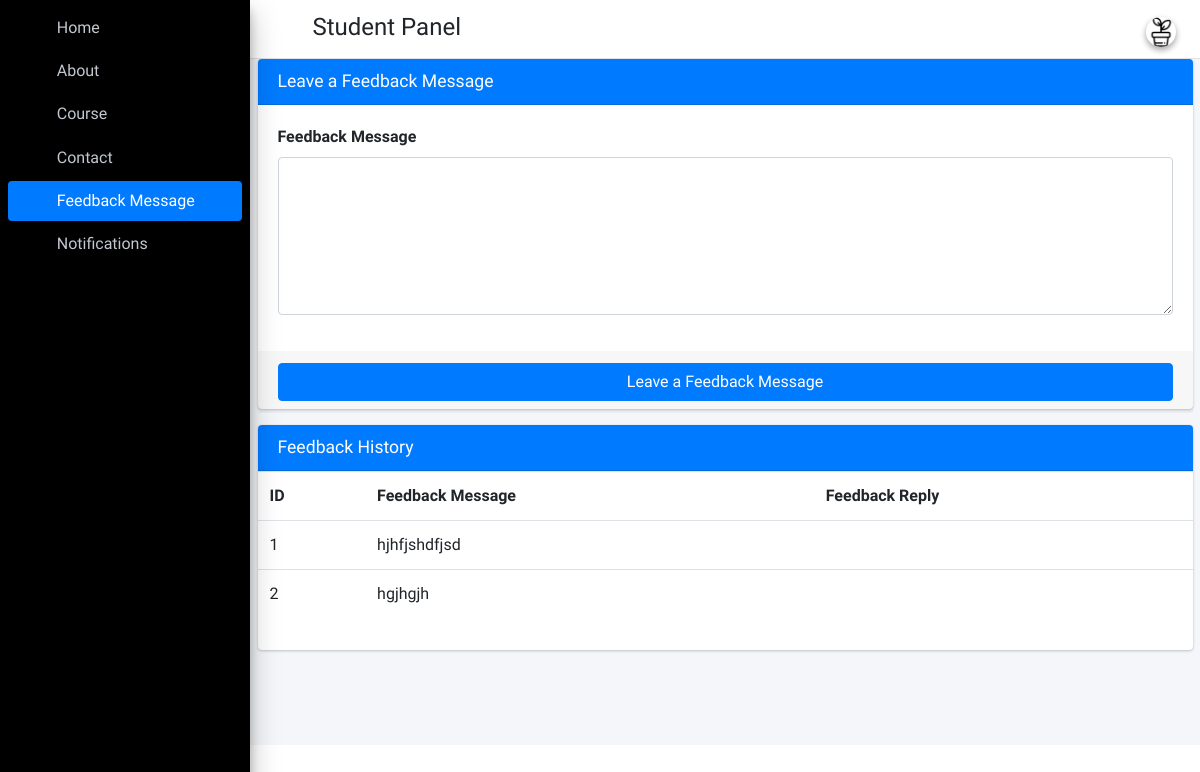
Screenshot of /student_feedback (signed in) with the database file from the repository.
### student_app/models.py (models this page shows)
class Students(models.Model):
    id=models.AutoField(primary_key=True)
    admin=models.OneToOneField(CustomUser,on_delete=models.CASCADE)
    gender=models.CharField(max_length=255)
    profile_pic=models.FileField()
    city = models.CharField(max_length=255)
    country = models.CharField(max_length=255)
    date_of_birth = models.DateField()
    address=models.TextField()
    created_at=models.DateTimeField(auto_now_add=True)
    updated_at=models.DateTimeField(auto_now_add=True)
    fcm_token=models.TextField(default="")
    objects = models.Manager()

class FeedBackStudent(models.Model):
    id = models.AutoField(primary_key=True)
    student_id = models.ForeignKey(Students, on_delete=models.CASCADE)
    feedback = models.TextField()
    feedback_reply = models.TextField()
    created_at = models.DateTimeField(auto_now_add=True)
    updated_at = models.DateTimeField(auto_now_add=True)
    objects = models.Manager()

### student_app/StudentViews.py (the view)
# urls.py: path('student_feedback', StudentViews.student_feedback, name="student_feedback"),
def student_feedback(request):
    staff_id=Students.objects.get(admin=request.user.id)
    feedback_data=FeedBackStudent.objects.filter(student_id=staff_id)
    student=Students.objects.get(admin=request.user.id)
    return render(request,"student_template/student_feedback.html",{"feedback_data":feedback_data,"student":student})

### student_app/templates/student_template/student_feedback.html (shortened to what this page needs)
{% extends 'student_template/base_template.html' %}
{% block main_content %}
    <section>
      <div class="container-fluid">
              <div class="row">
              <div class="col-md-12">
            <div class="card card-primary" style="height:350px">
              <div class="card-header">
                <h3 class="card-title">Leave a Feedback Message</h3>
              </div>
               <form action="{% url 'student_feedback_save' %}" method="post">
                <div class="card-body">
                  <div class="form-group">
                    <label>Feedback Message</label>
                    <textarea class="form-control" rows="6" name="feedback_msg"></textarea>
                  </div>
                </div>
                <div class="card-footer">
                  <button type="submit" class="btn btn-primary btn-block" id="fetch_student">Leave a Feedback Message</button>
                </div>
               </form>
            </div>
           <div class="card card-primary">
              <div class="card-header">
                <h3 class="card-title">Feedback History</h3>
              </div>
               <div class="table">
               <table class="table">
                   <tr>
                       <th>ID</th>
                       <th>Feedback Message</th>
                       <th>Feedback Reply</th>
                   </tr>
                   {% for row in feedback_data %}
                        <tr>
                            <td>{{ row.id }}</td>
                            <td>{{ row.feedback }}</td>
                            <td>{{ row.feedback_reply }}</td>
                        </tr>
                   {% endfor %}
               </table>
               </div>
            </div>
          </div>
          </div>
      </div>
    </section>
{% endblock main_content %}

### student_app/templates/student_template/base_template.html (shortened to what this page needs)
{% load static %}
<!DOCTYPE html>
<html>
<head>
  <link rel="stylesheet" href="{% static "plugins/fontawesome-free/css/all.min.css" %}">
  <link rel="stylesheet" href="https://code.ionicframework.com/ionicons/2.0.1/css/ionicons.min.css">
  <link rel="stylesheet" href="{% static "plugins/tempusdominus-bootstrap-4/css/tempusdominus-bootstrap-4.min.css" %}">
  <link rel="stylesheet" href="{% static "plugins/icheck-bootstrap/icheck-bootstrap.min.css" %}">
  <link rel="stylesheet" href="{% static "plugins/jqvmap/jqvmap.min.css" %}">
  <link rel="stylesheet" href="{% static "dist/css/adminlte.min.css" %}">
  <link rel="stylesheet" href="{% static "plugins/overlayScrollbars/css/OverlayScrollbars.min.css" %}">
  <link rel="stylesheet" href="{% static "plugins/daterangepicker/daterangepicker.css" %}">
  <link rel="stylesheet" href="{% static "plugins/summernote/summernote-bs4.css" %}">
</head>
<body class="hold-transition sidebar-mini layout-fixed">
<div class="wrapper">
  <nav class="main-header navbar navbar-expand navbar-white navbar-light">
    <ul class="navbar-nav">
      <li class="nav-item">
        <a class="nav-link" data-widget="pushmenu" href="#"><i class="fas fa-bars"></i></a>
      </li>
    </ul>
    <h4 style="margin-left: 10px;margin-top: 5px;"> Student Panel</h4>
    <ul class="navbar-nav ml-auto">
      <li class="nav-item dropdown">
        <a class="nav-link dropdown-toggle" href="#" id="navbarDropdownMenuLink" role="button" data-toggle="dropdown" aria-haspopup="true" aria-expanded="false">
          {% if student.profile_pic %}
              <img src="/media/{{ student.profile_pic }}" class="img-circle elevation-2" alt="User Image" style="width: 30px; height: 30px; object-fit: cover;">
          {% else %}
              <img src="{% static "dist/img/default-150x150.png" %}" class="img-circle elevation-2" alt="User Image" style="width: 30px; height: 30px; object-fit: cover;">
          {% endif %}
      </a>
      </li>
    </ul>
  </nav>
    {% include 'student_template/sidebar_template.html' with user=user id=id %}
   <div class="content-wrapper">
     {% block main_content %}{% endblock main_content %}
  </div>
</div>
</body>
</html>

### student_app/templates/student_template/base_template.html (style rules this page uses)
.dropdown-toggle::after { display: none !important; }

### rows the page displays
Students: profile_pic (picture)
FeedBackStudent: id "1", feedback "hjhfjshdfjsd"
FeedBackStudent: id "2", feedback "hgjhgjh"
